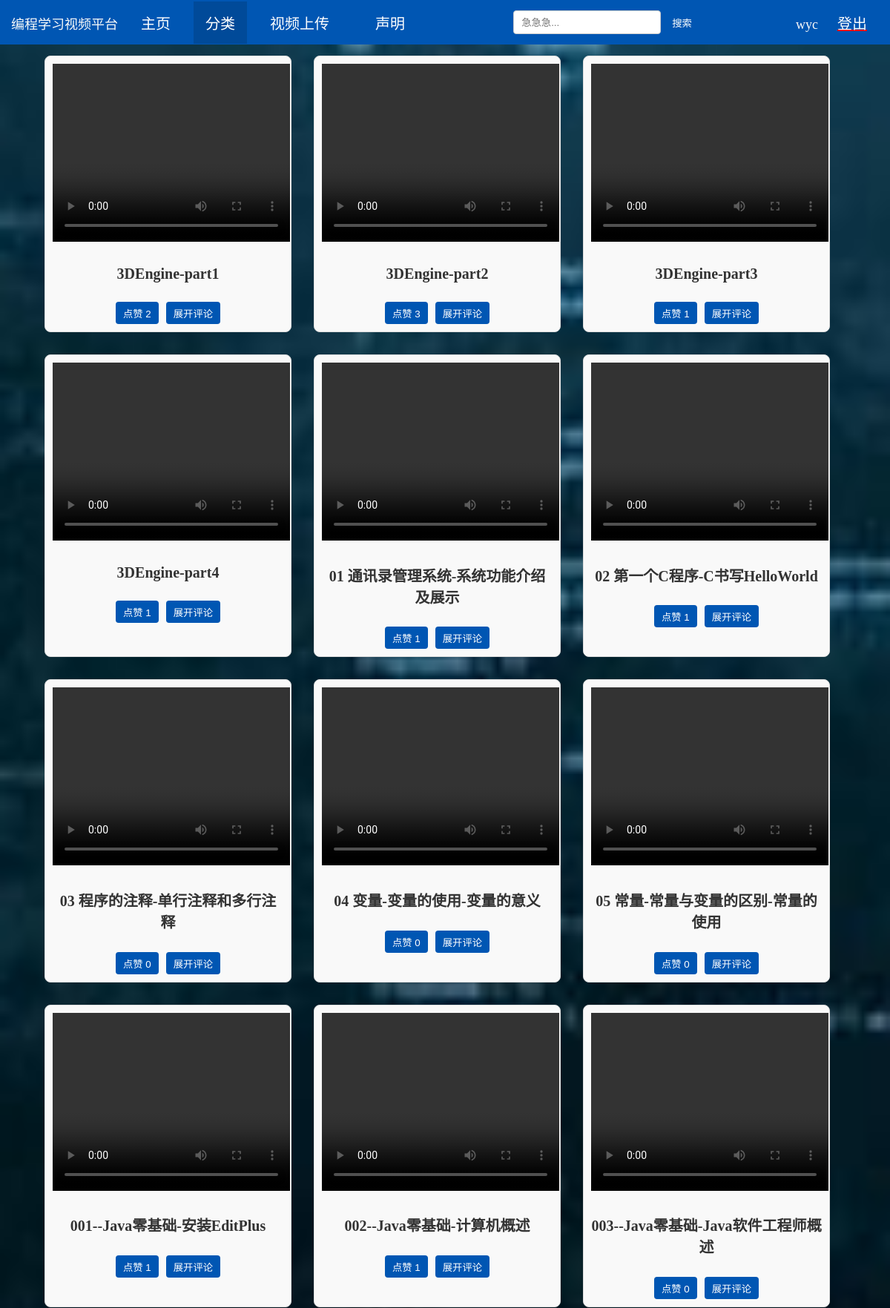
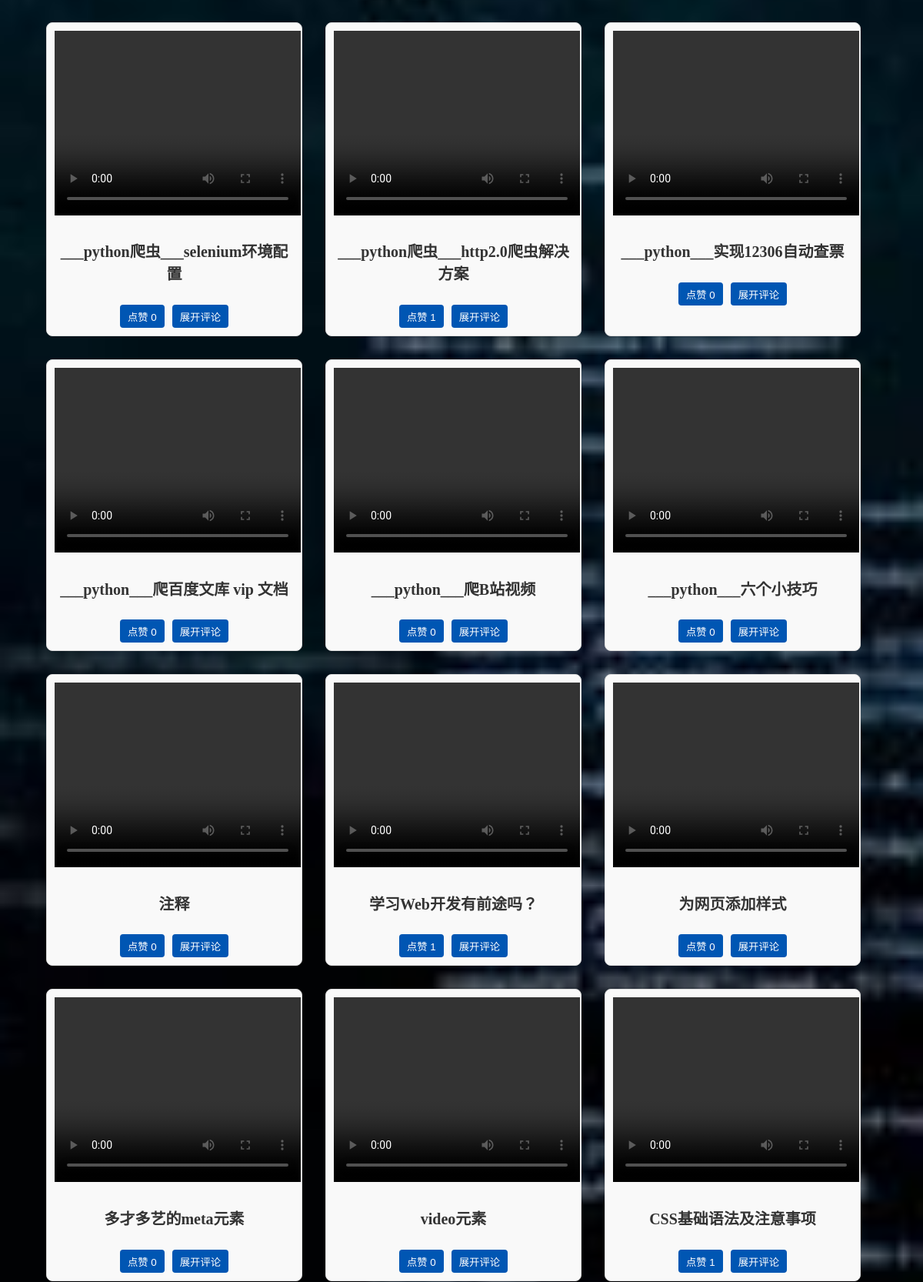
Page /videos/video_list/ (signed in, upper part) on the committed database (2 pictures, top to bottom).
### videos/models.py (models this page shows, shortened)
class Video(models.Model):
    CATEGORY_CHOICES = [
        ('C++', 'C++'),
        ('Java', 'Java'),
        ('Python', 'Python'),
        ('web开发', 'web开发'),
        ('其他', '其他'),
    ]
    title = models.CharField(max_length=100)
    video_file = models.FileField(upload_to='media/')
    uploaded_at = models.DateTimeField(auto_now_add=True)
    category = models.CharField(max_length=50, choices=CATEGORY_CHOICES, default='其他')  # 添加分类字段

### videos/views.py (the view)
# urls.py: path('videos/video_list/', views.video_list, name='video_list'),
@login_required
def video_list(request):
    categories = Video.CATEGORY_CHOICES  # 获取所有分类
    category_filter = request.GET.get('category', '')  # 获取选择的分类
    search_query = request.GET.get('search', '')  # 获取搜索关键字
    if category_filter:
        title = "视频列表：" + category_filter
        videos = Video.objects.filter(category=category_filter)
    else:
        title = "主页"
        videos = Video.objects.all()
    if search_query:
        videos = videos.filter(title__icontains=search_query)
    return render(request, 'video_list.html', {
    'videos': videos,
    'categories': categories,
    'category': category_filter,
    'search_query': search_query,
    'title': title
})

### videos/templates/video_list.html (shortened to what this page needs)
<!DOCTYPE html>
<html>
<head>
    {% load static %}
</head>
<body>
    <ul>
        <li><span style="font-size: 18px; color: #f9f9f9;">编程学习视频平台</span>&nbsp;&nbsp;&nbsp;<a href="{% url 'video_list' %}">主页</a></li>
        <div class="dropdown">
            <a class="dropbtn">分类</a>
        </div>
        <li><a href="{% url 'upload_video' %}">视频上传</a></li>
        <li><a href="{% url 'announcement' %}">声明</a></li>
        <li style="margin-left: auto;">
            <form method="GET" action="{% url 'video_list' %}">
                <input type="text" name="search" placeholder="急急急..." value="{{ request.GET.search }}">
                <button type="submit">搜索</button>
            </form>
        </li>
        <li style="margin-left: auto;">
            <span style="font-size: 18px; color: #f9f9f9;">{{ user.username }}</span>&nbsp;
            <a class="active" style="text-decoration: underline; text-decoration-thickness: 2px; text-decoration-color: red;" href="{% url 'logout' %}">登出</a>
        </li>
    </ul>
    <div class="video-container">
        {% for video in videos %}
            <div class="video-item">
                <video width="320" height="240" controls>
                    <source src="{{ video.video_file.url }}" type="video/mp4">
                </video>
                <h4>{{ video.title }}</h4>
                <div class="button-container">
                    <form action="{% url 'like_video' video.id %}" method="POST" class="like-form">
                        <button type="submit">
                            点赞 {{ video.likes.count }}
                        </button>
                    </form>
                    <button onclick="toggleComments(this)" class="toggle-comments-btn">展开评论</button>
                </div>
            </div>
        {% empty %}
            <p style="color: white;">没有相关视频.</p>
        {% endfor %}
    </div>
</body>
</html>

### rows in the picture
Video: title "3DEngine-part1", likes.count "2"
Video: title "3DEngine-part2", likes.count "3"
Video: title "3DEngine-part3", likes.count "1"
Video: title "3DEngine-part4", likes.count "1"
Video: title "01 通讯录管理系统-系统功能介绍及展示", likes.count "1"
Video: title "02 第一个C程序-C书写HelloWorld", likes.count "1"
Video: title "03 程序的注释-单行注释和多行注释", likes.count "0"
Video: title "04 变量-变量的使用-变量的意义", likes.count "0"
Video: title "05 常量-常量与变量的区别-常量的使用", likes.count "0"
Video: title "001--Java零基础-安装EditPlus", likes.count "1"
Video: title "002--Java零基础-计算机概述", likes.count "1"
Video: title "003--Java零基础-Java软件工程师概述", likes.count "0"
Video: title "___python爬虫___selenium环境配置", likes.count "0"
Video: title "___python爬虫___http2.0爬虫解决方案", likes.count "1"
Video: title "___python___实现12306自动查票", likes.count "0"
Video: title "___python___爬百度文库 vip 文档", likes.count "0"
Video: title "___python___爬B站视频", likes.count "0"
Video: title "___python___六个小技巧", likes.count "0"
Video: title "注释", likes.count "0"
Video: title "学习Web开发有前途吗？", likes.count "1"
Video: title "为网页添加样式", likes.count "0"
Video: title "多才多艺的meta元素", likes.count "0"
Video: title "video元素", likes.count "0"
Video: title "CSS基础语法及注意事项", likes.count "1"

### other values in the picture
{{ user.username }} "wyc"
